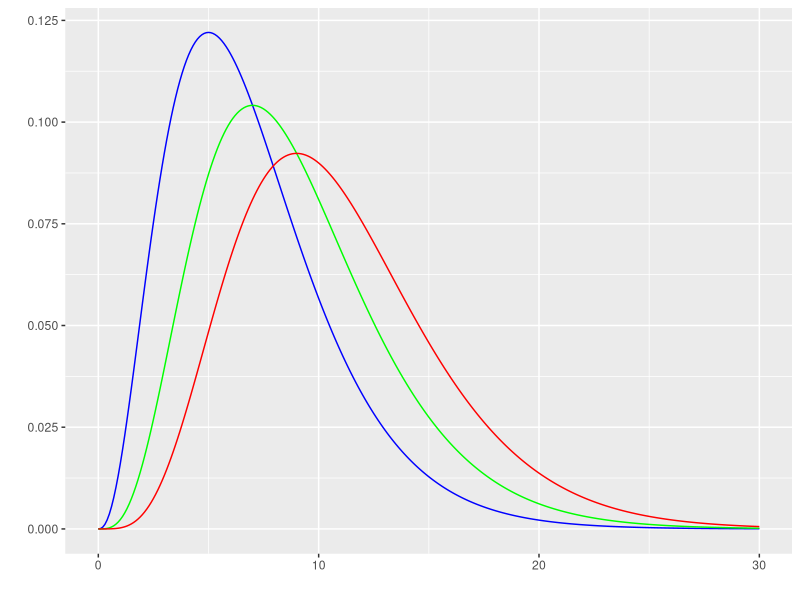
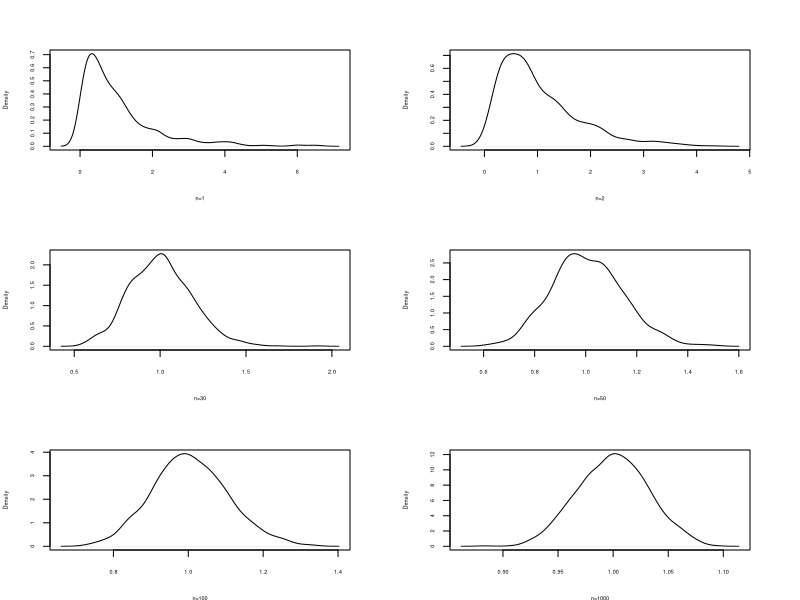
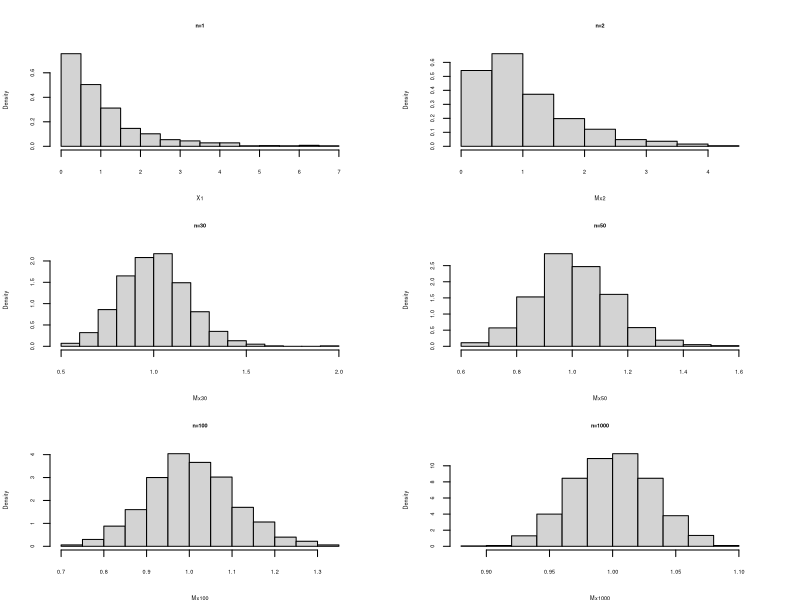
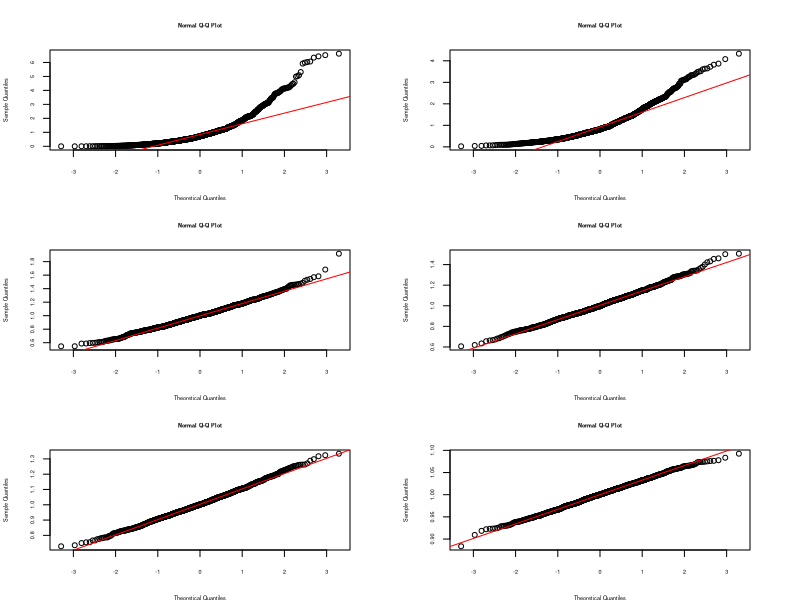

These figures' R source, in order:
## ---- chunk 1
knitr::opts_chunk$set(echo = TRUE)


library(ggplot2)
library(ggfortify)
# colores
c0="#0DA5A6" # VERDE CLARO
c1="#E77C00" # NARANJA
c2="#6666FF" # AZUL  
c3="#4CBFBA" # VERDE CLARO  
c4="#E09600" # AMARILLO  
c5="#BC2B6A" # MORADO  

## ---- chunk 2
# Importa los datos en formato csv
# Base1=read.csv("~/Talleres/Base1.csv")
# visualiza los datos
# viewData(Base1)
# extre la muestra
# muestra1=Base1[sample(1:nrow(Base1),50,replace=F),] 
## ---- chunk 3
# distribución chicuadrado
p <- ggdistribution(dchisq, seq(0, 30, 0.1), df = 7, colour = 'blue')
p <- ggdistribution(dchisq, seq(0, 30, 0.1), df = 9, colour = 'green', p = p)
     ggdistribution(dchisq, seq(0, 30, 0.1), df = 11, colour = 'red', p = p)
## ---- chunk 4
par(cex=0.5, cex.axis=.5, cex.lab=.5, cex.main=.5, cex.sub=.5,  mfrow=c(3,2), mai = c(.5, .5, .5, .5))
# Teorema Central del Límite-----------------------------
n=1000   #  numero de columnas (tamaño máximo de muestra)
m=1000*n
# Caso --------------------------------------------------
# distribución exponencial-------------------------------
X=matrix(rexp(m,1),ncol=n)

# generación de muestras-------------
X1=X[ ,1]            # n=1
X2=X[ ,1:2]          # n=2
X20=X[ ,1:20]        # n=20
X30=X[ ,1:30]        # n=30
X50=X[ ,1:50]        # n=50
X100=X[ ,1:100]      # n=100
X1000=X[ ,1:1000]    # n=1000

# generacion de medias---------------
Mx2=apply(X2,1,mean)        # medias de muestras de tamaño n=2
Mx20=apply(X20,1,mean)      # medias de muestras de tamaño n=20
Mx30=apply(X30,1,mean)      # medias de muestras de tamaño n=30
Mx50=apply(X50,1,mean)      # medias de muestras de tamaño n=50
Mx100=apply(X100,1,mean)    # medias de muestras de tamaño n=100
Mx1000=apply(X1000,1,mean)  # medias de muestras de tamaño n=1000

# generación de densidad empírica --
d=density(X1)
d2=density(Mx2)
#d20=density(Mx20)
d30=density(Mx30)
d50=density(Mx50)
d100=density(Mx100)
d1000=density(Mx1000)

# Gráficos de densidad -------------------------------
# histogramas  de comparacion-------------------------
plot(d, main=" ", xlab = "n=1")
plot(d2,main=" ", xlab = "n=2")
#plot(d20, main="", xlab = "n=20")
plot(d30, main=" ", xlab = "n=30")
plot(d50, main=" ", xlab = "n=50")
plot(d100, main=" ", xlab = "n=100")
plot(d1000,main=" ", xlab="n=1000")

# histogramas  de comparacion--------------------------
hist(X1,  main = "n=1", freq=FALSE)
hist(Mx2, main ="n=2", freq=FALSE) 
# hist(Mx20, main = "n=20",freq=FALSE)
hist(Mx30, main = "n=30",freq=FALSE) 
hist(Mx50, main = "n=50",freq=FALSE) 
hist(Mx100, main = "n=100", freq=FALSE) 
hist(Mx1000, main = "n=1000", freq = FALSE) 

# histogramas  de comparacion--------------------------
qqnorm(X1) ; qqline(X1, col="red")
qqnorm(Mx2) ; qqline(Mx2, col="red")
# qqnorm(Mx20) ; qqline(Mx20, col="red")
qqnorm(Mx30) ; qqline(Mx30, col="red")
qqnorm(Mx50) ; qqline(Mx50, col="red")
qqnorm(Mx100) ; qqline(Mx100, col="red")
qqnorm(Mx1000) ; qqline(Mx1000, col="red")
